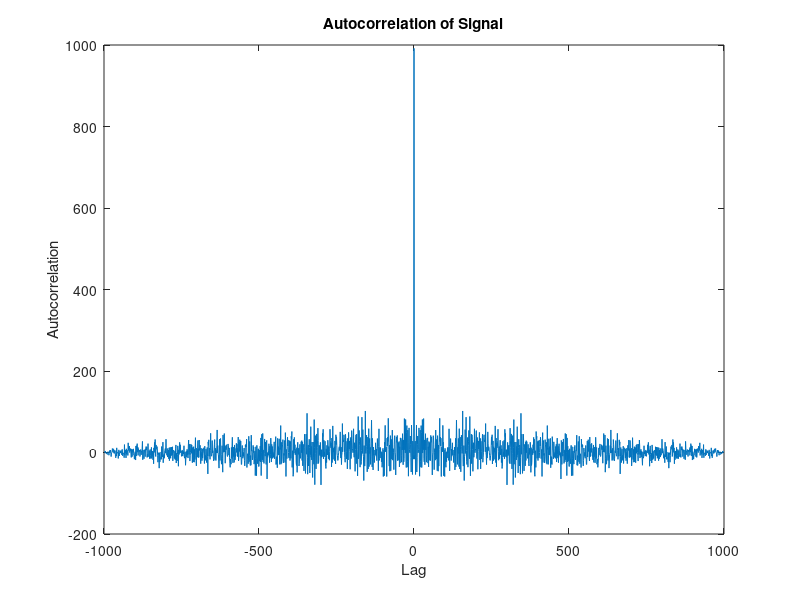

The MATLAB script that drew this image:
signal = randn(1, 1000);
N = length(signal);
autocorr = zeros(1, 2*N-1);
for lag = -N+1 : N-1
idx = lag + N;
autocorr(idx) = sum(signal(1:N-abs(lag)).*signal(abs(lag)+1:N));
end
lags = -(N-1) : (N-1);
plot(lags, autocorr);
xlabel('Lag');
ylabel('Autocorrelation');
title('Autocorrelation of Signal');